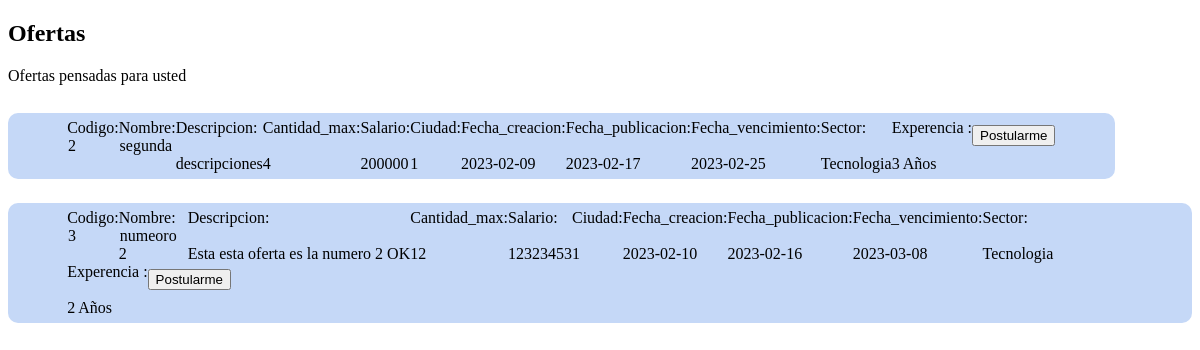
The page /Aplicacion/Users/Usuario/bean/Ofertas.php (signed in) on the database its author committed.
### tables this page shows
CREATE TABLE `ofertas` (
  `codigo` int(11) NOT NULL,
  `empresa` int(11) NOT NULL,
  `nombre` varchar(100) DEFAULT NULL,
  `descripcion` text DEFAULT NULL,
  `cantidad_max` int(11) DEFAULT -1,
  `salario` int(11) DEFAULT NULL,
  `ciudad` int(11) DEFAULT NULL,
  `fecha_creacion` date DEFAULT NULL,
  `fecha_publicacion` date DEFAULT NULL,
  `fecha_vencimiento` date DEFAULT NULL,
  `sector` int(11) NOT NULL,
  `experencia` int(11) DEFAULT NULL
);

CREATE TABLE `sector` (
  `codigo` int(11) NOT NULL,
  `descripcion` varchar(100) DEFAULT NULL,
  `activo` int(11) DEFAULT 1
);

### Aplicacion/src/consultas.php (called while the page is built, shortened)
<?php
require_once "Conexion.php";
  class consultas extends conexionBD{
    public function List_ofertas_persona(){
      $sql="SELECT o.* , se.descripcion as sector1
      FROM `ofertas` o
      inner join sector se on o.sector=se.codigo
      where o.codigo not in(
          select uo.oferta
          from usuario_oferta uo
          left join persona p on uo.persona=p.codigo
                where uo.persona =".$_SESSION['cod_persona'].")";
      $resultado=$this->consultar($sql);
      return $resultado;
    }
  }
  ?>

### Aplicacion/src/Conexion.php (called while the page is built, shortened)
<?php
  class conexionBD{
    var $host='localhost';
    var $username='root';
    var $password='';
    var $db='soluciones';
    public function consultar($sql){
      try {
        $this->conexion=mysqli_connect($this->host,$this->username,$this->password) or die("No se pudo conectar con el servidor");
        mysqli_select_db($this->conexion,$this->db) or die("No se pudo conectar con la base de datos");
        mysqli_set_charset($this->conexion,'UTF8');
          $resultado=mysqli_query($this->conexion,$sql);
          return($resultado);
      } catch (PDOException $e) {
        echo " <p>Error: No se puede establecer coneccion con la Base de Datos.</p>\n\n";
        echo  " <p>Error: ".$e->getMessage()."</p>\n";
        die();
        exit();
      }
    }
  }
?>

### Aplicacion/Users/Usuario/bean/Ofertas.php (the view, shortened to what this page needs)
<?php
    require_once './../../../src/consultas.php';
    $consultas= new consultas();
?>
<!DOCTYPE html>
<html lang="en">
<head>
</head>
<body>
<div class="row">
    <div class="col-md-10 mx-auto" >
        <div class="col-md-4">
            <h2>Ofertas</h2>
        </div>
        <div class="col-md-8">
            <p>Ofertas pensadas para usted</p>
        </div>
        <div class="col-md-10 mx-auto mt-4">
                <?php
                    $resp=$consultas->List_ofertas_persona();
                    if(mysqli_num_rows($resp)>0)
                    {
                        while($fila=mysqli_fetch_assoc($resp))
                        {?>
                        <div class="col-md-12" id="listado_ofertas">
                            <div class="col-md-12"><label>codigo: </label><?=$fila['codigo']?></div>
                            <div class="col-md-12"><label>nombre: </label><?=$fila['nombre']?></div>
                            <div class="col-md-10 descrip"><label>descripcion: </label><br><?=$fila['descripcion']?></div>
                            <div class="col-md-6"><label>cantidad_max: </label><br><?=$fila['cantidad_max']?></div>
                            <div class="col-md-6"><label>salario: </label><br><?=$fila['salario']?></div>
                            <div class="col-md-6"><label>ciudad: </label><br><?=$fila['ciudad']?></div>
                            <div class="col-md-6"><label>fecha_creacion: </label><br><?=$fila['fecha_creacion']?></div>
                            <div class="col-md-6"><label>fecha_publicacion: </label><br><?=$fila['fecha_publicacion']?></div>
                            <div class="col-md-6"><label>fecha_vencimiento: </label><br><?=$fila['fecha_vencimiento']?></div>
                            <div class="col-md-6"><label>sector: </label><br><?=$fila['sector1']?></div>
                            <div class="col-md-6"><label>experencia : </label><br><?=$fila['experencia']?> Años</div>
                            <div class="col-md 12">
                                <button class="btn btn-primary" id="post-<?=$fila['codigo']?>" >Postularme </button>
                            </div>
                        </div>
                        <?php
                        }
                    }
                ?>
        </div>
    </div>
</div>
</body>
</html>

### Aplicacion/Users/Usuario/bean/Ofertas.php (style rules this page uses)
#listado_ofertas { position: relative; margin: 1vw 0; float: left; padding: 0.5vw 5%; border-radius:10px; background: #c5d8f7; }
#listado_ofertas div { float:left; }
#listado_ofertas div button { margin-top: 0.5vw; }
#listado_ofertas div label { text-transform: capitalize; margin-top: 0.5vw; margin-right: 1.5%; }
#listado_ofertas div label:after { content:''; display: block; }

### rows shown on the page
ofertas: codigo "2", nombre "segunda", descripcion "descripciones", cantidad_max "4", salario "200000", ciudad "1", fecha_creacion "2023-02-09", fecha_publicacion "2023-02-17", fecha_vencimiento "2023-02-25", sector.descripcion "Tecnologia", experencia "3"
ofertas: codigo "3", nombre "numeoro 2", descripcion "Esta esta oferta es la numero 2 OK", cantidad_max "12", salario "12323453", ciudad "1", fecha_creacion "2023-02-10", fecha_publicacion "2023-02-16", fecha_vencimiento "2023-03-08", sector.descripcion "Tecnologia", experencia "2"
